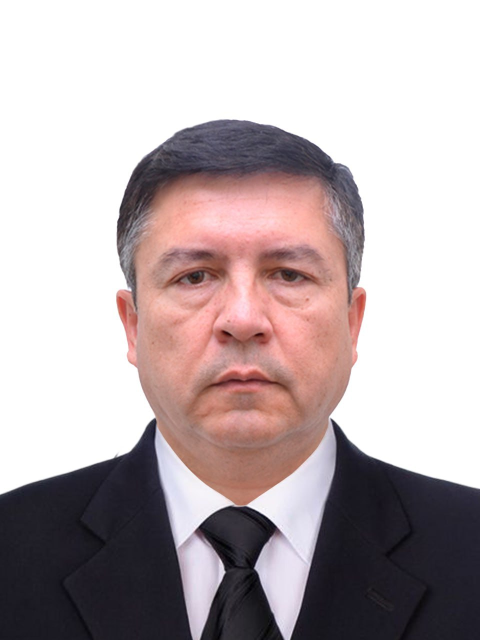
#> input picture apps/core/seed/people_photos/Abdullayev Kamol.jpg, 960 x 1280 px (shown at 1/2 size); its folder holds only this picture in this run
$ python -i import_people_photos.py   (imports and definitions only)
#> lines starting #> are read from the running program, lines starting #| are printed output that depends on the picture
"""
Puts people's photos in place from a folder of files named after them (idempotent — safe to run again).

    python manage.py import_people_photos                 # apps/core/seed/people_photos
    python manage.py import_people_photos /path/to/folder --replace

A file "Ibragimov Nozir.jpg" goes to every person whose name has those words — a council member, the same person
on the Board and among the recognised. Each photo is cropped to the site's 4:5 frame so that every portrait looks
alike: the head is found against the studio background (white or grey), centred, given the same room above it and,
in a waist-up or wide shot, brought closer until it fills the frame like the others. Then it is scaled down and
stored as WebP. People who already have a photo are skipped unless --replace is given.

Council, Board and leadership cards use the cut-out version when seed/people_cutouts has one of the same name:
the person without the background, every head the same width at the same height, so the site can stand them in
the ornament of their line of business. The recognised keep the ordinary crop. A file that matches nobody,
or two different people, is reported and skipped.
"""

import re
import statistics
from io import BytesIO
from pathlib import Path

from django.core.files.base import ContentFile
from django.core.management.base import BaseCommand, CommandError
from PIL import Image, ImageOps

from apps.council.models import BoardMember, CouncilMember, Leader, Recognition

DEFAULT_DIR = Path(__file__).resolve().parents[2] / "seed" / "people_photos"
CUTOUT_DIR = Path(__file__).resolve().parents[2] / "seed" / "people_cutouts"
EXTENSIONS = {".jpg", ".jpeg", ".png", ".webp", ".avif"}
# [1 line that did not run here, left out]

FRAME = 4 / 5  # width / height, as on the site's cards and profile pages
MAX_SIZE = (960, 1200)
# the top of the head sits this far below the frame's top edge (share of the frame height), in every photo alike
HEAD_ROOM = 0.07
# a passport-style portrait has the head about half the frame wide; a smaller head is brought up to this
HEAD_SHARE = 0.52
MIN_HEAD_SHARE = 0.46
# coming closer keeps at least this share of the photo's width
MAX_ZOOM = 0.7


def words(name: str) -> list[str]:
    """«O‘roqov Haydar» and "Oroqov haydar" give the same words."""
    return re.sub(r"[‘’'`ʻʼ]", "", name).lower().split()


def matches(file_words: list[str], full_name: str) -> bool:
    name_words = words(full_name)
    return all(any(n.startswith(w) for n in name_words) for w in file_words)


def head_box(im: Image.Image) -> tuple[int, int, int]:
    """Top of the hair and the head's left and right edge, found against the studio background.

    The background is whatever colour the top edge and the upper sides have (white or grey); the head is the first
    thing that differs from it, and its width is the widest part of the next short stretch down (forehead and temples — not yet the shoulders)."""
    sw = 128
    sh = max(1, round(sw * im.height / im.width))
    small = im.convert("L").resize((sw, sh))
    px = small.load()
    edge = [px[x, 0] for x in range(sw)] + [px[0, y] for y in range(sh // 3)] + [px[sw - 1, y] for y in range(sh // 3)]
    bg = statistics.median(edge)
    rows = [[x for x in range(sw) if abs(px[x, y] - bg) > 28] for y in range(sh)]
    y0 = next((y for y, r in enumerate(rows) if len(r) > 2), None)
    if y0 is None:
        return 0, 0, im.width
    spans = [(r[0], r[-1]) for r in rows[y0 : y0 + round(0.25 * sw)] if len(r) > 2]
    x0, x1 = max(spans, key=lambda s: s[1] - s[0])
    scale = im.width / sw
    return round(y0 * im.height / sh), round(x0 * scale), round((x1 + 1) * scale)


def portrait(path: Path) -> bytes:
    with Image.open(path) as src:
#> src is the input picture: PIL image 960x1280 RGB; mean R, G, B 186.2, 173.9, 175.5
        im = ImageOps.exif_transpose(src).convert("RGB")
    w, h = im.size
#> w = 960; h = 1280
    y0, hx0, hx1 = head_box(im)
#> in head_box, `small = im.convert("L").resize((sw, sh))`:
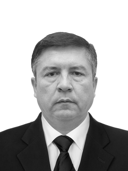
#> small: PIL image 128x171 L; min 8, max 255, mean 177.7
#> in head_box, `edge = [px[x, 0] for x in range(sw)] + [px[0, y] for y in range(sh // ..`: edge = 242 values from 255 to 255
#> in head_box, `bg = statistics.median(edge)`: bg = 255
#> in head_box, `rows = [[x for x in range(sw) if abs(px[x, y] - bg) > 28] for y in ran..`: rows = 171 items, first 6: [], [], [], [], [], []
#> in head_box, `y0 = next((y for y, r in enumerate(rows) if len(r) > 2), None)`: y0 = 32
#> in head_box, `spans = [(r[0], r[-1]) for r in rows[y0 : y0 + round(0.25 * sw)] if le..`: spans = 32 pairs, first value 31 to 55, second value 67 to 97
#> in head_box, `x0, x1 = max(spans, key=lambda s: s[1] - s[0])`: x0 = 31; x1 = 97
#> y0 = 240; hx0 = 232; hx1 = 735
    head_w, centre = hx1 - hx0, (hx0 + hx1) / 2
#> head_w = 503; centre = 483.5

    win_w = min(w, h * FRAME)  # the largest 4:5 window the photo has
#> win_w = 960
    if head_w < MIN_HEAD_SHARE * win_w:  # waist-up or wide shot: come closer — but not so close that the photo
        win_w = max(head_w / HEAD_SHARE, MAX_ZOOM * win_w)  # turns blurry or loses what it shows (medals, badge)
    win_h = win_w / FRAME
#> win_h = 1200
    top = y0 - HEAD_ROOM * win_h
#> top = 156
    if top + win_h > h:  # not enough photo below: shrink the window to end at the bottom edge
        win_h = (h - max(top, 0)) if top > 0 else h
#> win_h = 1124
        win_w = win_h * FRAME
#> win_w = 899.2
    top = min(max(0, top), h - win_h)
    left = min(max(0, centre - win_w / 2), w - win_w)
#> left = 33.9
    im = im.crop((round(left), round(top), round(left + win_w), round(top + win_h)))
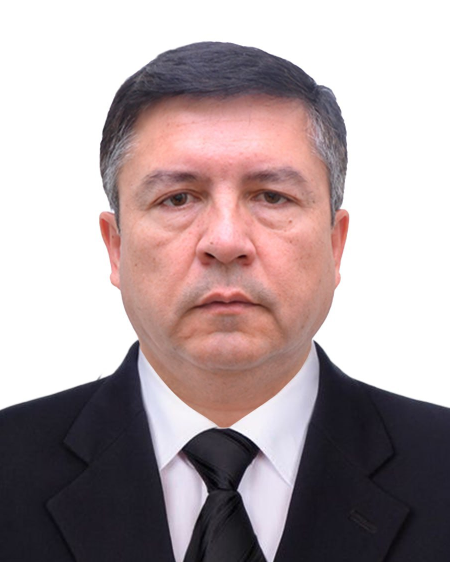
#> im: PIL image 899x1124 RGB (shown at 1/2 size); mean R, G, B 175.4, 160.4, 162.2
    im.thumbnail(MAX_SIZE, Image.Resampling.LANCZOS)
    out = BytesIO()
    im.save(out, "WEBP", quality=86, method=6)
    return out.getvalue()


class Command(BaseCommand):
    help = "Odamlarning suratlarini papkadan joyiga qo‘yadi (fayl nomi — familiya va ism)."

    def add_arguments(self, parser):
        parser.add_argument("folder", nargs="?", default=str(DEFAULT_DIR))
        parser.add_argument("--replace", action="store_true", help="surati bor odamlarnikini ham almashtirish")

    # [45 lines left out: function handle, not called in this run]

>>> result = portrait('../../seed/people_photos/Abdullayev Kamol.jpg')

$ run again, on apps/core/seed/people_photos/Axmedov Akmal.jpg
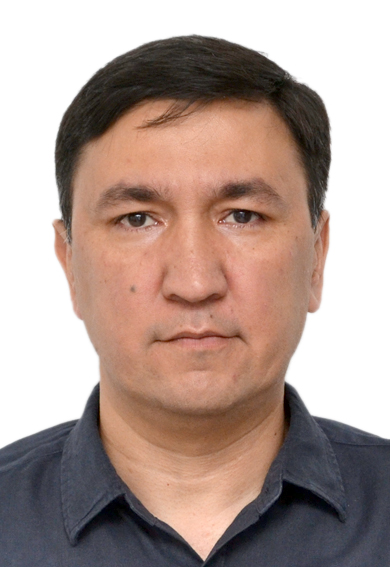
#> input picture apps/core/seed/people_photos/Axmedov Akmal.jpg, 390 x 567 px
#> in portrait, src is the input picture: PIL image 390x567 RGB; mean R, G, B 176.7, 156.1, 148.2
#> in head_box, `small = im.convert("L").resize((sw, sh))`:
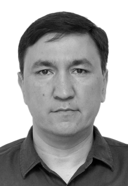
#> small: PIL image 128x186 L; min 0, max 255, mean 161.3
#> edge = 252 values from 255 to 255
#> bg = 255
#> rows = 186 items, first 6: [], [], [], [], [], []
#> in head_box, `y0 = next((y for y, r in enumerate(rows) if len(r) > 2), None)`: y0 = 11
#> spans = 32 pairs, first value 19 to 59, second value 66 to 108
#> x0 = 19; x1 = 108
#> in portrait, `y0, hx0, hx1 = head_box(im)`: y0 = 34; hx0 = 58; hx1 = 332
#> head_w = 274; centre = 195
#> in portrait, `top = y0 - HEAD_ROOM * win_h`: top = -0.125
#> in portrait, `top = min(max(0, top), h - win_h)`: top = 0
#> in portrait, `im = im.crop((round(left), round(top), round(left + win_w), round(top ..`:
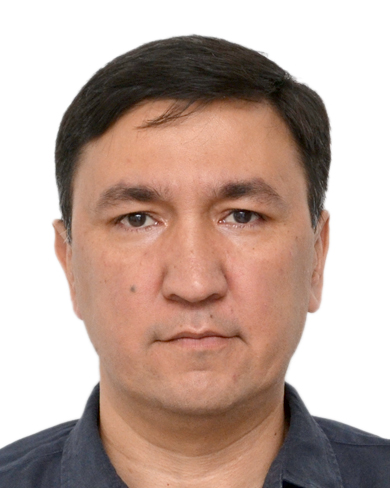
#> im: PIL image 390x488 RGB; mean R, G, B 191.6, 168.6, 158.4

$ run again, on apps/core/seed/people_photos/Azimov Sohib.jpg
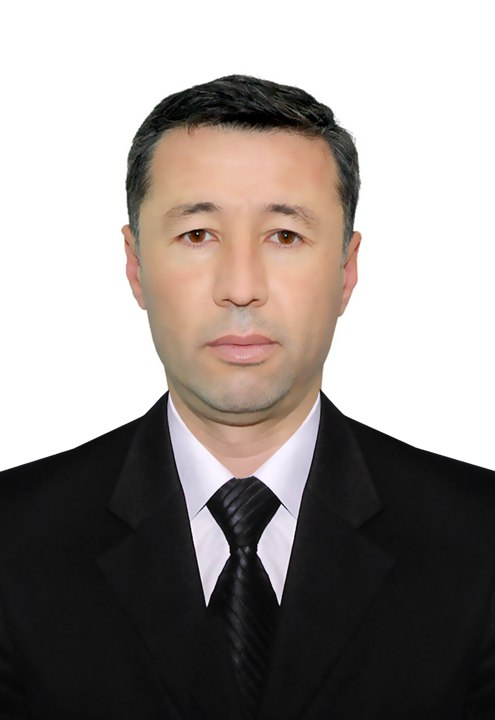
#> input picture apps/core/seed/people_photos/Azimov Sohib.jpg, 495 x 720 px
#> in portrait, src is the input picture: PIL image 495x720 RGB; mean R, G, B 152.7, 145.9, 142.5
#> in head_box, `small = im.convert("L").resize((sw, sh))`:
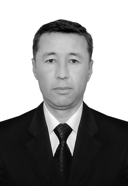
#> small: PIL image 128x186 L; min 0, max 255, mean 147.5
#> edge = 252 values from 255 to 255
#> bg = 255
#> rows = 186 items, first 6: [], [], [], [], [], []
#> in head_box, `y0 = next((y for y, r in enumerate(rows) if len(r) > 2), None)`: y0 = 19
#> spans = 32 pairs, first value 32 to 58, second value 65 to 93
#> x0 = 32; x1 = 93
#> in portrait, `y0, hx0, hx1 = head_box(im)`: y0 = 74; hx0 = 124; hx1 = 364
#> head_w = 240; centre = 244
#> top = 30.69
#> left = 0
#> in portrait, `im = im.crop((round(left), round(top), round(left + win_w), round(top ..`:
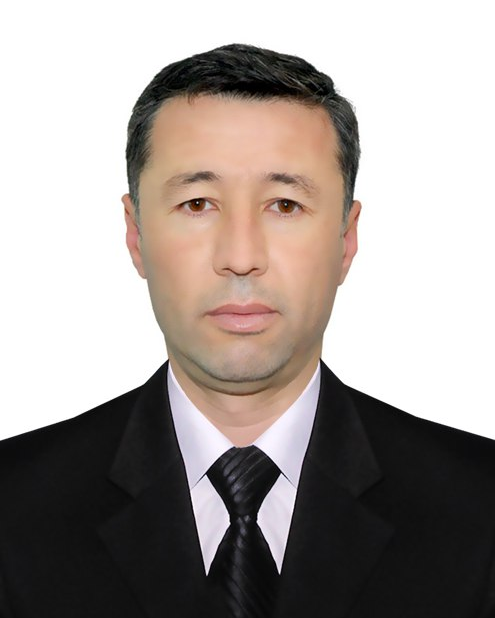
#> im: PIL image 495x618 RGB; mean R, G, B 163.3, 155.4, 151.4

$ run again, on apps/core/seed/people_photos/Azizov Suhrob.jpg
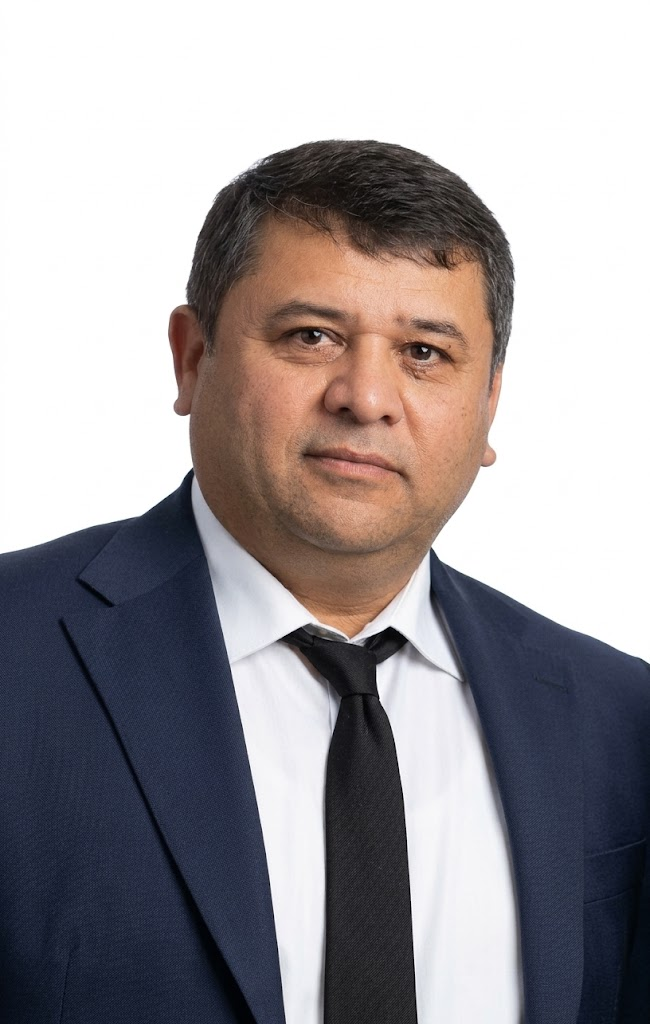
#> input picture apps/core/seed/people_photos/Azizov Suhrob.jpg, 650 x 1024 px
#> in portrait, src is the input picture: PIL image 650x1024 RGB; mean R, G, B 157.9, 153, 156
#> in head_box, `small = im.convert("L").resize((sw, sh))`:
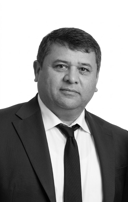
#> small: PIL image 128x202 L; min 1, max 255, mean 154.8
#> edge = 262 values, max 255 at index 0, min 254 at index 131, mean 254.8
#> bg = 255
#> rows = 202 items, first 6: [], [], [], [], [], []
#> in head_box, `y0 = next((y for y, r in enumerate(rows) if len(r) > 2), None)`: y0 = 27
#> spans = 32 pairs, first value 36 to 63, second value 73 to 101
#> x0 = 36; x1 = 101
#> in portrait, `y0, hx0, hx1 = head_box(im)`: y0 = 137; hx0 = 183; hx1 = 518
#> head_w = 335; centre = 350.5
#> top = 80.12
#> left = 0
#> in portrait, `im = im.crop((round(left), round(top), round(left + win_w), round(top ..`:
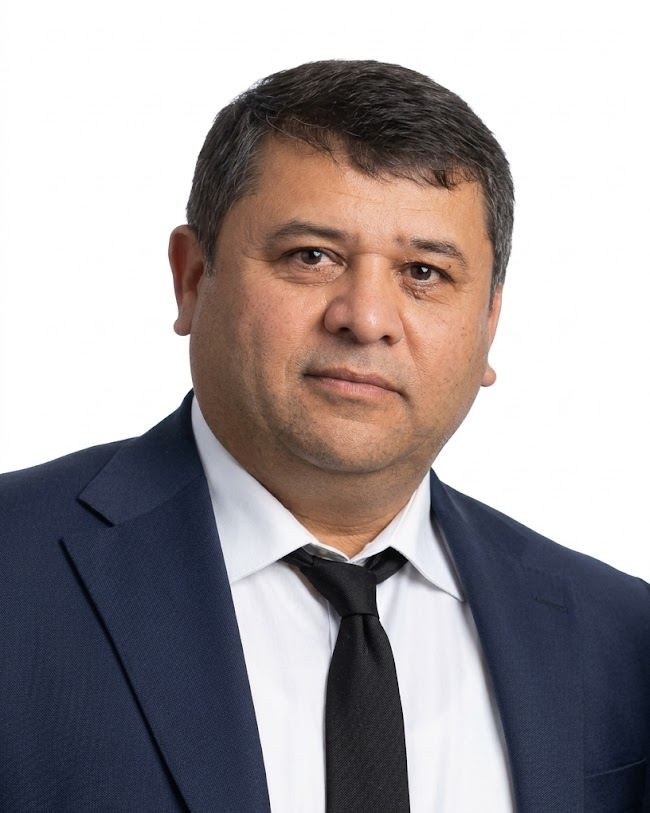
#> im: PIL image 650x813 RGB; mean R, G, B 161.5, 154.6, 156.3
